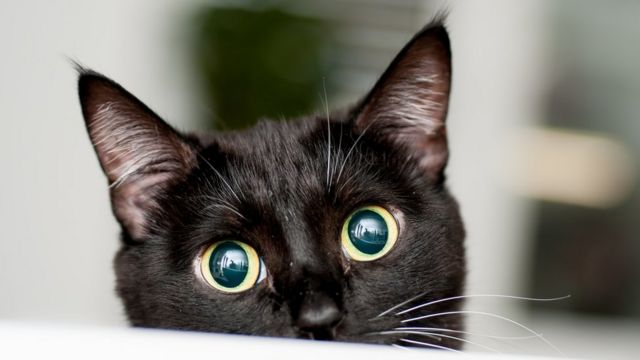
#> input picture tutorials/OpenCV_2/fotos/cat2.jpg, 640 x 360 px
$ python 5_drawing.py
#> lines starting #> are read from the running program, lines starting #| are printed output that depends on the picture
import cv2 as cv
from cv2 import FONT_HERSHEY_COMPLEX
import numpy as np

frame = cv.imread('fotos/cat2.jpg')
#> frame is the input picture: shape (360, 640, 3); mean B, G, R 115.4, 122.8, 125.4
cv.rectangle(frame, (0,0), (250,250), (0,255,0), thickness=2)
cv.putText(frame, "Texto de pruba", (250,250), cv.FONT_HERSHEY_COMPLEX, 1.0, (0,255,0), thickness=1)
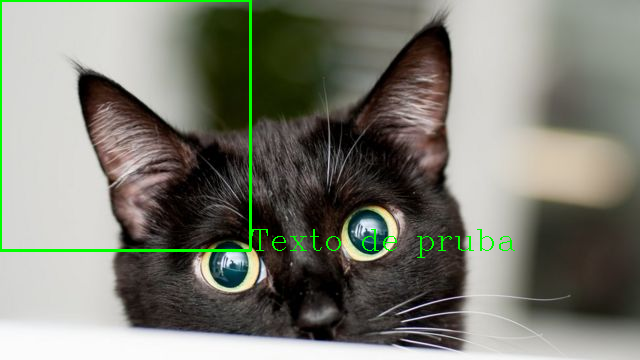
#> frame: shape (360, 640, 3); mean B, G, R 113.7, 124.8, 123.6
cv.imshow('title', frame)
cv.waitKey(0)

$ run again, with tutorials/OpenCV_2/fotos/cat1.jpg copied over tutorials/OpenCV_2/fotos/cat2.jpg
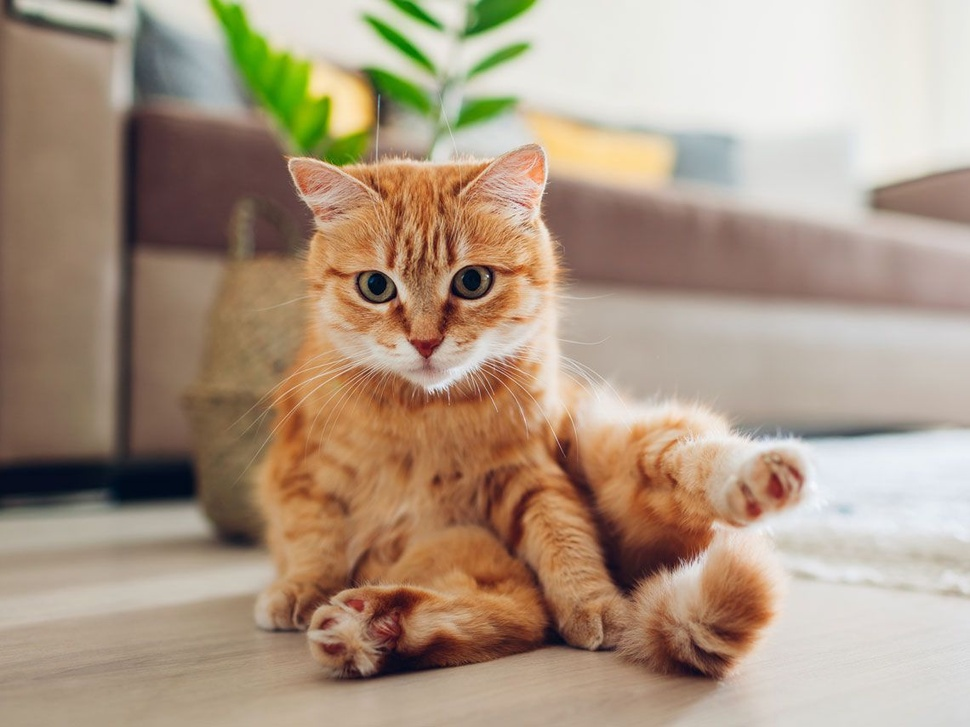
#> input picture tutorials/OpenCV_2/fotos/cat1.jpg, 970 x 727 px, shrunk from 1140 x 855 before the run
#> frame is the input picture: shape (727, 970, 3); mean B, G, R 131.3, 151.7, 172.4
#> `cv.putText(frame, "Texto de pruba", (250,250), cv.FONT_HERSHEY_COMPLEX..`:
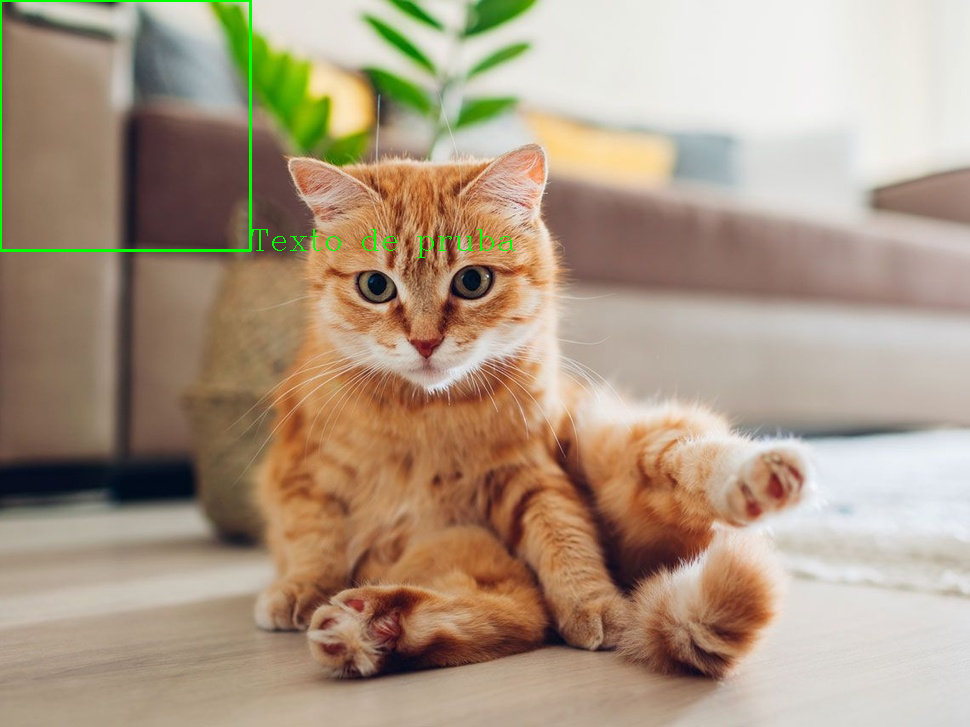
#> frame: shape (727, 970, 3); mean B, G, R 130.9, 152.3, 171.8
